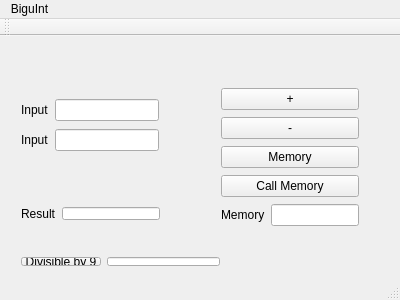
<?xml version="1.0" encoding="UTF-8"?>
<ui version="4.0">
 <class>biguintCalculator</class>
 <widget class="QMainWindow" name="biguintCalculator">
  <property name="geometry">
   <rect>
    <x>0</x>
    <y>0</y>
    <width>400</width>
    <height>300</height>
   </rect>
  </property>
  <property name="windowTitle">
   <string>biguintCalculator</string>
  </property>
  <widget class="QWidget" name="centralWidget">
   <widget class="QWidget" name="verticalLayoutWidget">
    <property name="geometry">
     <rect>
      <x>210</x>
      <y>40</y>
      <width>160</width>
      <height>164</height>
     </rect>
    </property>
    <layout class="QVBoxLayout" name="verticalLayout">
     <item>
      <widget class="QPushButton" name="addButton">
       <property name="text">
        <string>+</string>
       </property>
      </widget>
     </item>
     <item>
      <widget class="QPushButton" name="subtractButton">
       <property name="text">
        <string>-</string>
       </property>
      </widget>
     </item>
     <item>
      <widget class="QPushButton" name="memButton">
       <property name="text">
        <string>Memory</string>
       </property>
      </widget>
     </item>
     <item>
      <widget class="QPushButton" name="callMemButton">
       <property name="text">
        <string>Call Memory</string>
       </property>
      </widget>
     </item>
     <item>
      <layout class="QHBoxLayout" name="horizontalLayout_4">
       <item>
        <widget class="QLabel" name="label_4">
         <property name="text">
          <string>Memory</string>
         </property>
        </widget>
       </item>
       <item>
        <widget class="QLineEdit" name="memEdit"/>
       </item>
      </layout>
     </item>
    </layout>
   </widget>
   <widget class="QWidget" name="verticalLayoutWidget_2">
    <property name="geometry">
     <rect>
      <x>10</x>
      <y>50</y>
      <width>160</width>
      <height>80</height>
     </rect>
    </property>
    <layout class="QVBoxLayout" name="verticalLayout_2">
     <item>
      <layout class="QHBoxLayout" name="horizontalLayout">
       <item>
        <widget class="QLabel" name="label_2">
         <property name="text">
          <string>Input</string>
         </property>
        </widget>
       </item>
       <item>
        <widget class="QLineEdit" name="rhsEdit"/>
       </item>
      </layout>
     </item>
     <item>
      <layout class="QHBoxLayout" name="horizontalLayout_2">
       <item>
        <widget class="QLabel" name="label">
         <property name="text">
          <string>Input</string>
         </property>
        </widget>
       </item>
       <item>
        <widget class="QLineEdit" name="lhsEdit"/>
       </item>
      </layout>
     </item>
    </layout>
   </widget>
   <widget class="QWidget" name="horizontalLayoutWidget_3">
    <property name="geometry">
     <rect>
      <x>10</x>
      <y>160</y>
      <width>161</width>
      <height>35</height>
     </rect>
    </property>
    <layout class="QHBoxLayout" name="horizontalLayout_3">
     <item>
      <widget class="QLabel" name="label_3">
       <property name="text">
        <string>Result</string>
       </property>
      </widget>
     </item>
     <item>
      <widget class="QLineEdit" name="resultEdit"/>
     </item>
    </layout>
   </widget>
   <widget class="QWidget" name="horizontalLayoutWidget">
    <property name="geometry">
     <rect>
      <x>10</x>
      <y>210</y>
      <width>221</width>
      <height>31</height>
     </rect>
    </property>
    <layout class="QHBoxLayout" name="horizontalLayout_5">
     <item>
      <widget class="QPushButton" name="div9Button">
       <property name="text">
        <string>Divisible by 9</string>
       </property>
      </widget>
     </item>
     <item>
      <widget class="QLineEdit" name="div9Edit"/>
     </item>
    </layout>
   </widget>
  </widget>
  <widget class="QMenuBar" name="menuBar">
   <property name="geometry">
    <rect>
     <x>0</x>
     <y>0</y>
     <width>400</width>
     <height>22</height>
    </rect>
   </property>
   <widget class="QMenu" name="menuBiguInt">
    <property name="title">
     <string>BiguInt</string>
    </property>
    <addaction name="actionAbout"/>
    <addaction name="actionQuit"/>
   </widget>
   <addaction name="menuBiguInt"/>
  </widget>
  <widget class="QToolBar" name="mainToolBar">
   <attribute name="toolBarArea">
    <enum>TopToolBarArea</enum>
   </attribute>
   <attribute name="toolBarBreak">
    <bool>false</bool>
   </attribute>
  </widget>
  <widget class="QStatusBar" name="statusBar"/>
  <action name="actionAbout">
   <property name="text">
    <string>About</string>
   </property>
  </action>
  <action name="actionQuit">
   <property name="text">
    <string>Quit</string>
   </property>
  </action>
 </widget>
 <layoutdefault spacing="6" margin="11"/>
 <resources/>
 <connections/>
</ui>
